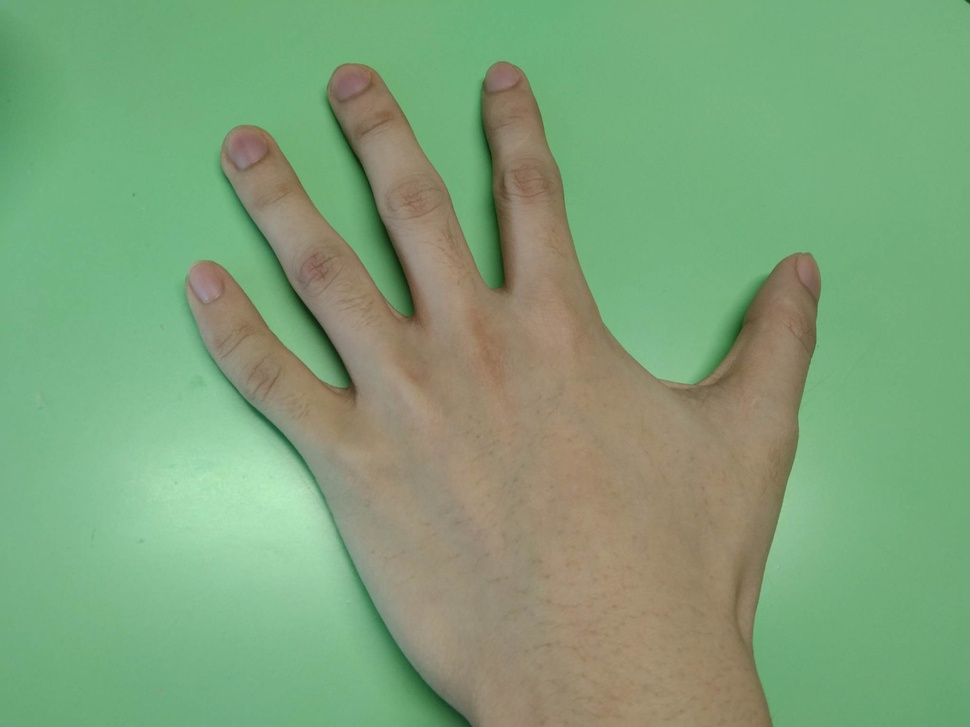
#> input picture week-3/input/input.jpg, 970 x 727 px, shrunk from 2048 x 1536 before the run
$ python ex2.py
#> lines starting #> are read from the running program, lines starting #| are printed output that depends on the picture; after the words box and inside, x2 and y2 are one past the last pixel; in counts of white or black regions, pixels touching at a corner belong together
import cv2
import numpy as np
import matplotlib.pyplot as plt

img = cv2.imread("./input/input.jpg")
#> img is the input picture: shape (727, 970, 3); mean B, G, R 121.2, 161.9, 126.5
hsv_img = cv2.cvtColor(img, cv2.COLOR_BGR2HSV)
#> hsv_img: shape (727, 970, 3); mean H, S, V 50.6, 82.5, 167.3
h, s, v = cv2.split(hsv_img)
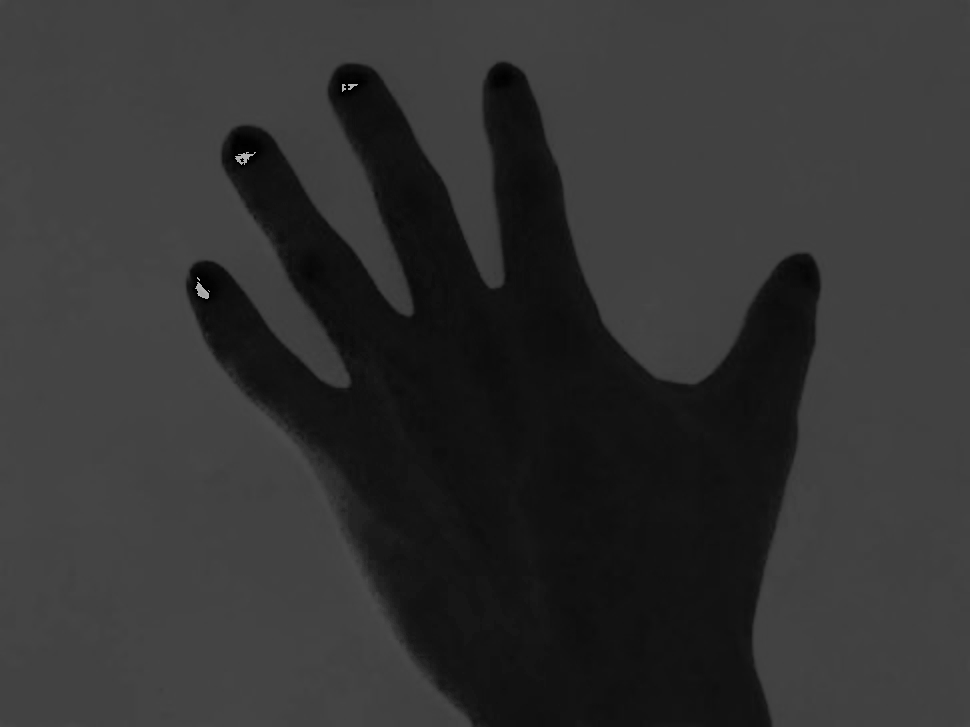
#> h: shape (727, 970); min 0, max 179, mean 50.6
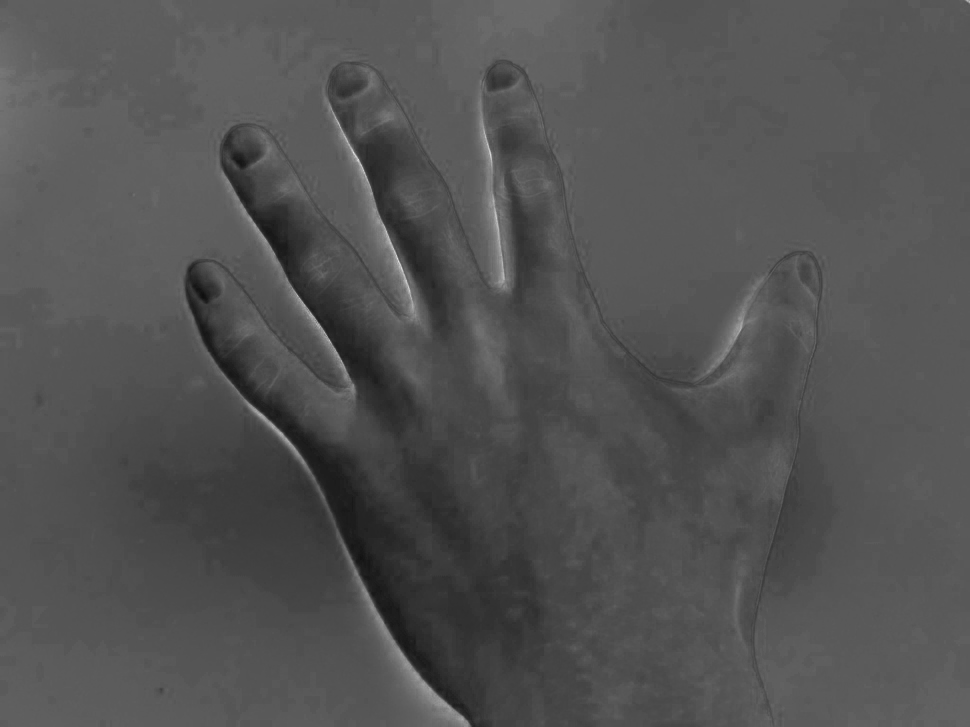
#> s: shape (727, 970); min 15, max 228, mean 82.5
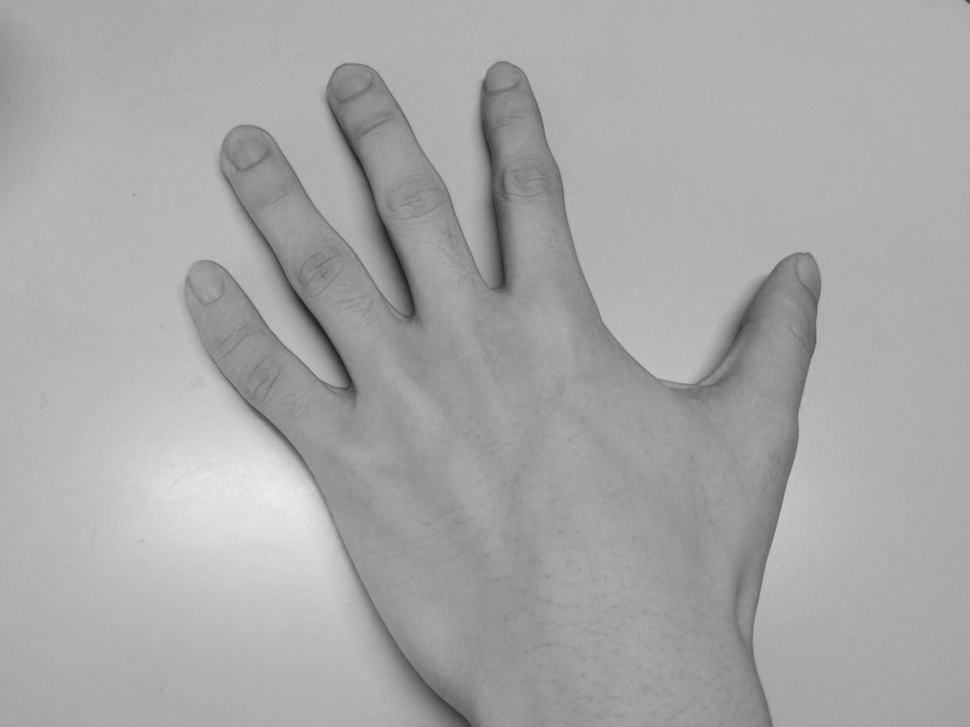
#> v: shape (727, 970); min 30, max 237, mean 167.3

low, high = 0, 50
hand_area = ((h >= low) & (h <= high)) | (h >= 100)
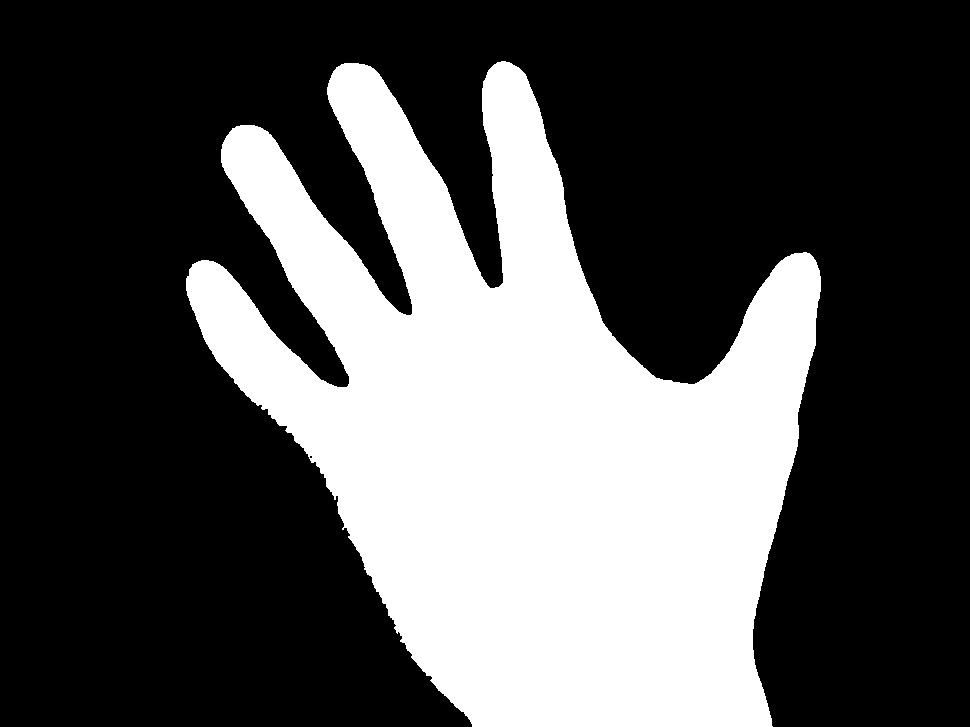
#> hand_area: shape (727, 970) bool; 32.6% white; 1 white region, box (x1, y1, x2, y2) and area: (186, 61, 821, 727) 229676
hand_area = ~hand_area

hsv_img[hand_area, 2] = 0
#> hsv_img: shape (727, 970, 3); mean H, S, V 50.6, 82.5, 48.1
save_img = cv2.cvtColor(hsv_img, cv2.COLOR_HSV2BGR)
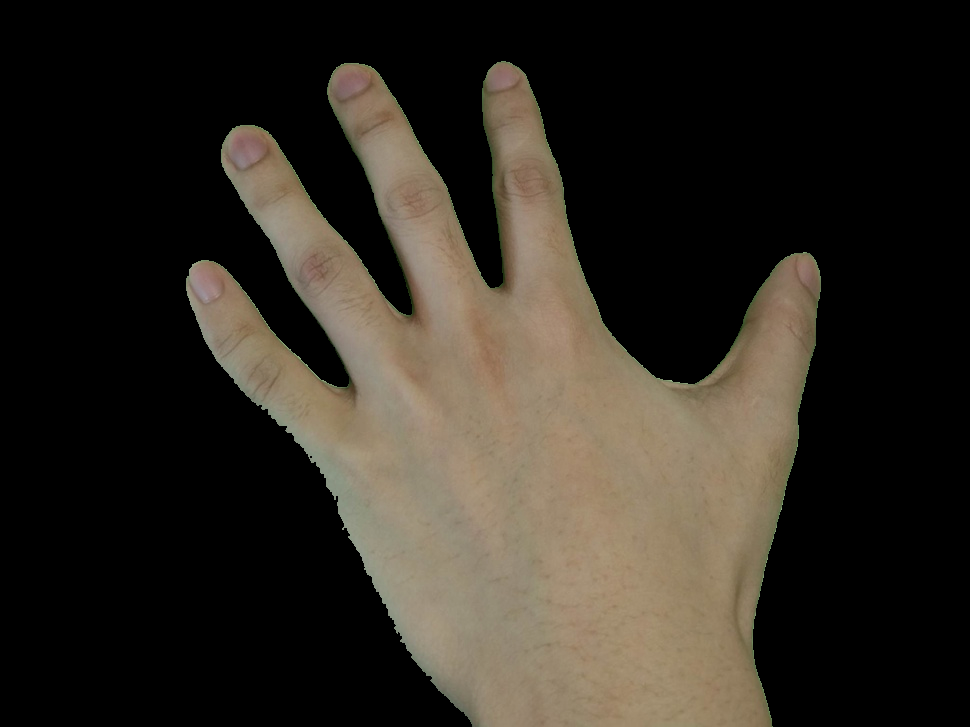
#> save_img: shape (727, 970, 3); mean B, G, R 34.6, 42.6, 48

cv2.imwrite("./output/output_hand.jpg", save_img)


# value, bins = np.histogram(h, 256, [0, 256])
# plt.plot(range(256), value)
# plt.show()
